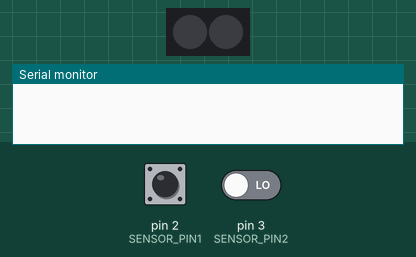
This sketch was run on a simulated Arduino Uno, built with avr-gcc and run on an emulated ATmega328P. On the bench: 2 RGB LEDs in strip order, left to right, the last lines printed to the serial monitor. The test bench sets the inputs (shaded band); at power-on: pin 2 (SENSOR_PIN1) LOW, pin 3 (SENSOR_PIN2) LOW. Dim RGB values are drawn brighter than linear.

Above: at 1.2 s.
1.3 s: pin 2 (SENSOR_PIN1) driven HIGH
At 1.45 s:
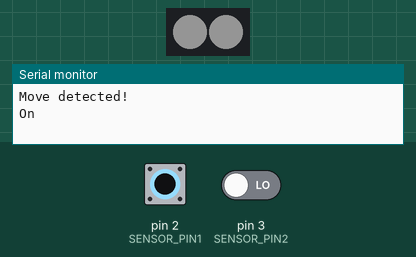
At 2.7 s:
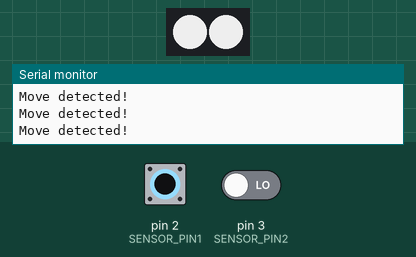
3.7 s: pin 2 (SENSOR_PIN1) pulsed LOW 2 times (0.12 s each, 0.3 s apart)
7.3 s: pin 2 (SENSOR_PIN1) pulsed LOW 5 times (0.12 s each, 0.3 s apart)
Timing chart, 0 to 10.3 s (numbered marks = the images above; inputs shaded):
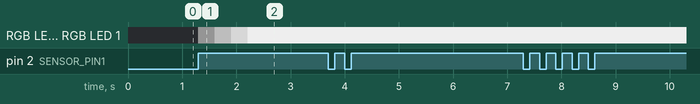

The sketch:

main.ino
```cpp
// ============== НАСТРОЙКИ =====================

#define BRIGHTNESS 200 // максимальная яркость ленты

#define LED_PIN 12    // пин для подключения ленты
#define NUM_LEDS 2    // кол-во светодиодов
#define COLOR_DEBTH 3 // глубина цвета

#define SENSOR_PIN1 2
#define SENSOR_PIN2 3

#define PHOTORESISTOR_PIN A0

#define DELAY_TIME 3000 // время после которого лента отключится (в миллисекундах!)

// ==============================================

#include <Arduino.h>
#include <GyverWDT.h>

#include <microLED.h>
// microLED<NUM_LEDS, LED_PIN, MLED_NO_CLOCK, LED_WS2815, ORDER_GRB, CLI_AVER, SAVE_MILLIS> strip;
microLED<NUM_LEDS, LED_PIN, MLED_NO_CLOCK, LED_WS2812, ORDER_GRB, CLI_AVER, SAVE_MILLIS> strip;

#include "GyverTimer.h"
GTimer timer(MS);

void setup()
{
  Watchdog.enable(RST_MODE, WDT_TIMEOUT_2S);

  strip.setBrightness(0);
  strip.clear();
  strip.show();

  timer.setTimeout(DELAY_TIME);
  timer.stop();
  timer.reset();

  Serial.begin(9600);
}

bool move = 0;
bool on = 0;
int value=0;
void loop()
{
  if ((digitalRead(SENSOR_PIN1) || digitalRead(SENSOR_PIN2)))
  {
    Serial.println("Move detected!");
    timer.start();

    if (!on)
    {
      Serial.println("On");
      strip.fill(mWhite);
      for (byte i = 20; i <= BRIGHTNESS; i++)
      {
        strip.setBrightness(i);
        strip.show();
        delay(5);
      }
      on = 1;
    }
  }

  if (timer.isReady() && on)
  {
    timer.stop();
    Serial.println("Off");
    for (byte i = BRIGHTNESS; i > 0; i--)
    {
      Serial.println(i);
      strip.setBrightness(i);
      strip.show();
      delay(5);
    }
    on = 0;
  }

  Watchdog.reset();
}
```
